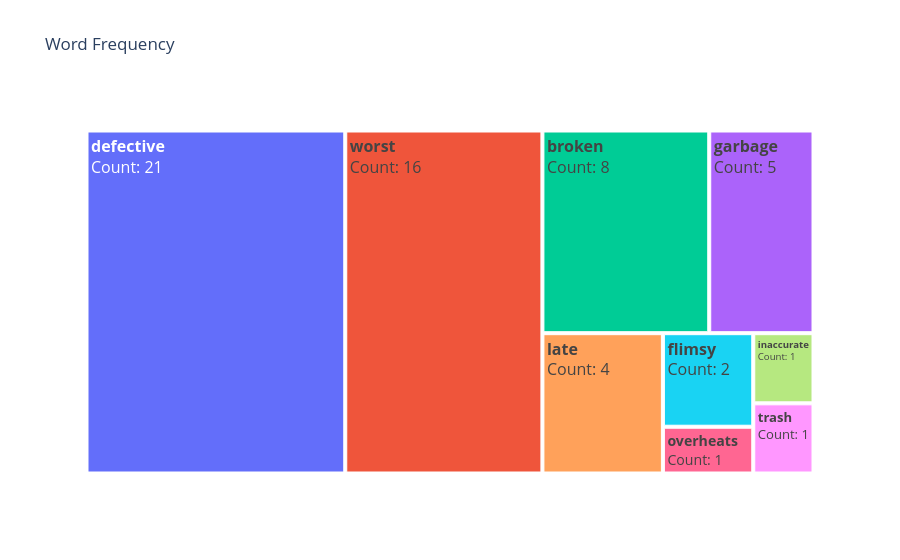

This figure's notebook cell:
### Code cell
import plotly.express as px

fig = px.treemap(
    count_df,
    path=['Word'],
    values='Count',
    title='Word Frequency'
)

fig.update_traces(
    texttemplate="<b>%{label}</b><br>Count: %{value}",
    textfont_size=16
)


fig.show()

### Figure 1 — Plotly figure (JSON) as saved in the notebook; plotly's stock layout.template omitted (floating-point values rounded to 4 significant figures)
{"data": [{"branchvalues": "total", "domain": {"x": [0, 1], "y": [0, 1]}, "hovertemplate": "labels=%{label}<br>Count=%{value}<br>parent=%{parent}<br>id=%{id}<extra></extra>", "ids": ["defective", "worst", "broken", "garbage", "late", "flimsy", "overheats", "inaccurate", "trash", "contacted customer service", "sending it back", "return policy", "highly disappointed", "fell apart", "waste of money", "stopped working", "nightmare", "loud noise", "lags constantly", "shoddy", "cheaply made", "rude"], "labels": ["defective", "worst", "broken", "garbage", "late", "flimsy", "overheats", "inaccurate", "trash", "contacted customer service", "sending it back", "return policy", "highly disappointed", "fell apart", "waste of money", "stopped working", "nightmare", "loud noise", "lags constantly", "shoddy", "cheaply made", "rude"], "name": "", "parents": ["", "", "", "", "", "", "", "", "", "", "", "", "", "", "", "", "", "", "", "", "", ""], "textfont": {"size": 16}, "texttemplate": "<b>%{label}</b><br>Count: %{value}", "type": "treemap", "values": [21.0, 16.0, 8.0, 5.0, 4.0, 2.0, 1.0, 1.0, 1.0, 0.0, 0.0, 0.0, 0.0, 0.0, 0.0, 0.0, 0.0, 0.0, 0.0, 0.0, 0.0, 0.0]}], "layout": {"legend": {"tracegroupgap": 0}, "title": {"text": "Word Frequency"}}}
